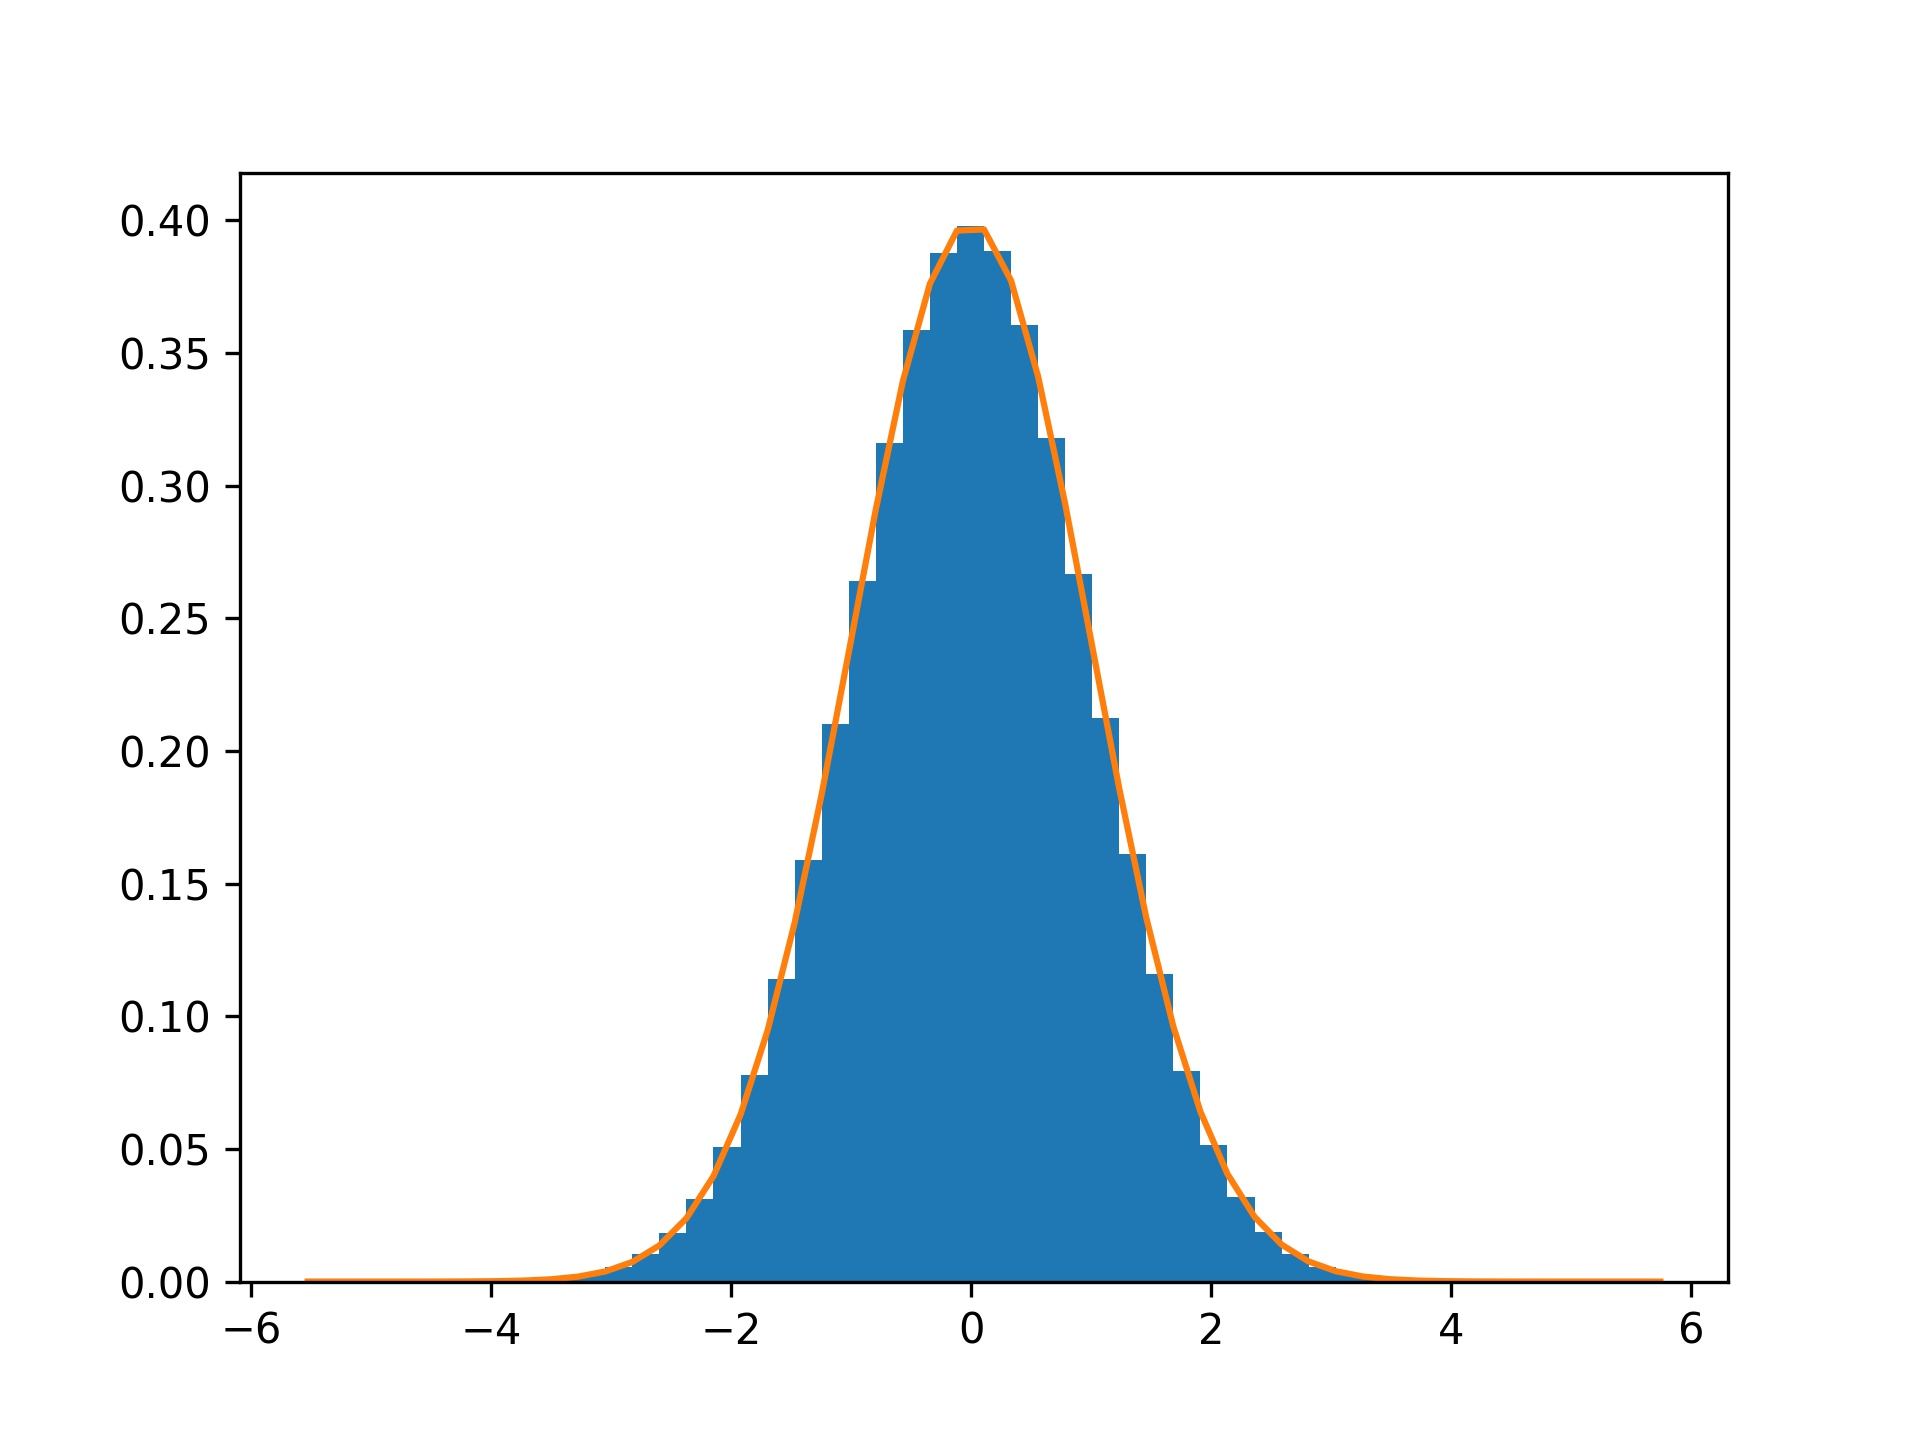

Recreate this plot in Python.
# _*_ coding: utf-8 _*_

import numpy as np
import matplotlib.pyplot as plt

mu=0
sigma=1

N=100000000
samples=np.random.normal(mu,sigma,N)

# draw histogram graph

counts,bins,ignored=plt.hist(samples,50,normed=True)

plt.plot(bins,1.0/np.sqrt(2*np.pi*sigma**2)*np.exp(-((bins-mu)**2)/(2*sigma**2)))
plt.savefig('44.jpg',dpi=300)
plt.grid(True)
plt.show()
print('plot done')